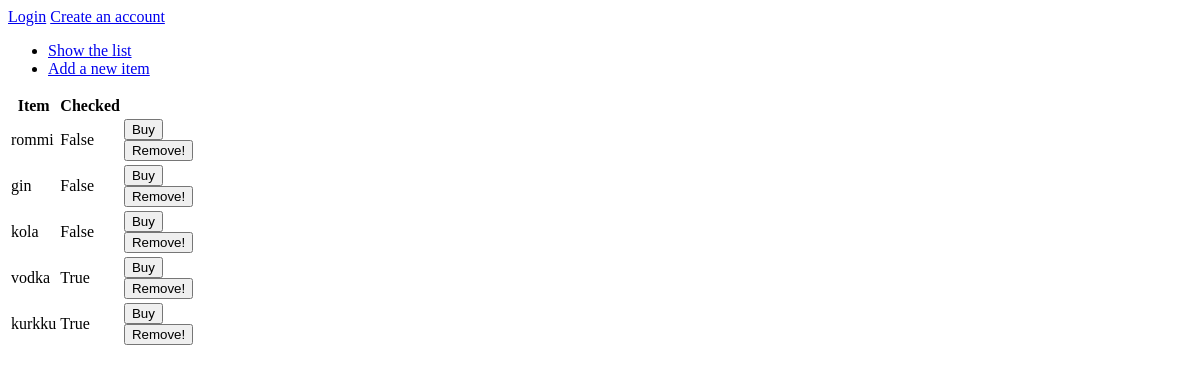
/items, run on an earlier commit of the app's database.
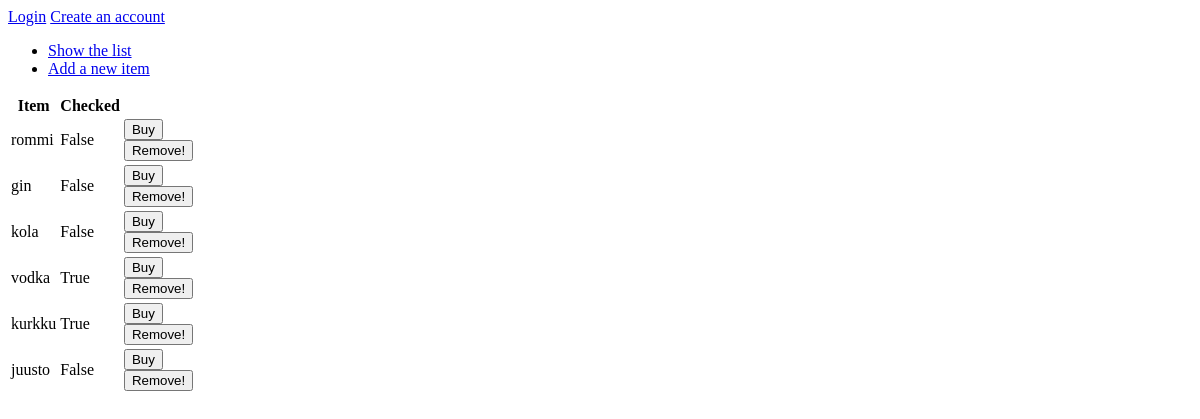
And on a later commit of the database.
### application/items/models.py (models this page shows, shortened)
class Item(Base):
    name = db.Column(db.String(144), nullable=False)
    check = db.Column(db.Boolean, nullable=False)
    date_listed = db.Column(db.DateTime, default=db.func.current_timestamp())
    account_id = db.Column(db.Integer, db.ForeignKey('account.id'), nullable=False)

### application/items/views.py (the view)
@app.route("/items", methods=["GET"])
def items_index():
    return render_template("items/list.html", items = Item.query.all())

### application/templates/items/list.html
{% extends "layout.html" %}
{% block body %}
  <table>
    <tr>
      <th>Item</th>
      <th>Checked</th>
    </tr>
    {% for item in items %}
    <tr>
      <td>{{ item.name }}</td>
      <td>{{ item.check }}</td>
      <td>
	<form method="POST" action="{{ url_for('items_set_checked', item_id=item.id) }}">
	  <input type="submit" value="Buy"/>
	</form>
	<button type="button" onclick="alert('Method 'remove' doesn't work yet!')">Remove!</button>
      </td>
    </tr>
    {% endfor %}
  </table>
{% endblock %}

### application/templates/layout.html (shortened to what this page needs)
<!DOCTYPE html>
<html>
  <head>
  </head>
  <body>
  {%if current_user.is_authenticated %}
  <p>
  Logged in as {{ current_user.username }}. <a href="{{ url_for('auth_logout') }}">Log out</a>
  </p>
  {% else %}
  <a href="{{ url_for('auth_login') }}">Login</a>
  <a href="{{ url_for('auth_create') }}">Create an account</a>
  {% endif %}
      <ul>
	<li><a href="{{ url_for('items_index') }}">Show the list</a></li>
	<li><a href="{{ url_for('items_form') }}">Add a new item</a></li>
      </ul>
    {% block body %}{% endblock %}
  </body>
</html>

What changed in the data, as far as the page shows it:
added Item: name "juusto", check "False"
